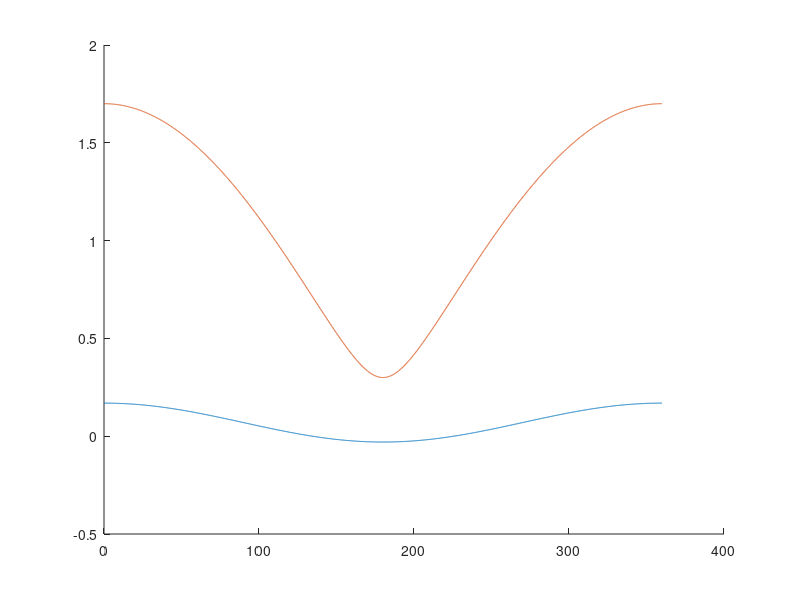

Source code (MATLAB):
%% RROD Projection Test
% This script looks at range-rate magnitude for various eccentricities, 
% true anomalies, and range-rate vectors. 
%
% Variables:
%   RA  = right ascension
%   IN  = inclination
%   f   = true anomaly
%   phi = angle between velocity vector and hodograph center vector c
%   gamma = angle between velocity vector and range-rate vector

% close all
% clear;clc

R = 1;
e = 0.7;
f = linspace(0,2*pi,2000);

RA = deg2rad(0);
IN = deg2rad(atan2d(10,1));

phi = acos( (e+cos(f)) ./ sqrt(1+e^2+2*e*cos(f)) );
v = R * sqrt(1+e^2+2*e*cos(f));
phi = phi .* (1-2*(f>=pi));

% cos_gamma = cos(phi-RA).*cos(-IN);
% rr = cos_gamma .* v;

A = R * cos(IN);
rr = A*e*cos(RA) + A*cos(f-RA);

% figure
hold on
plot(rad2deg(f),rr)
plot(rad2deg(f),v)
hold off
